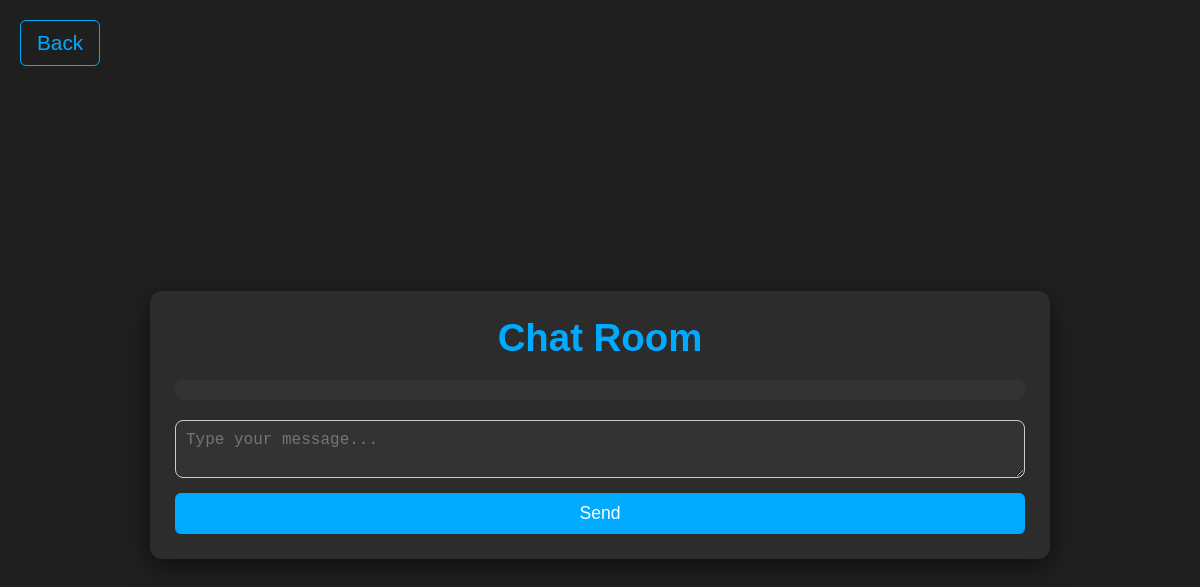
/chatroom, run on an earlier commit of the app's database.
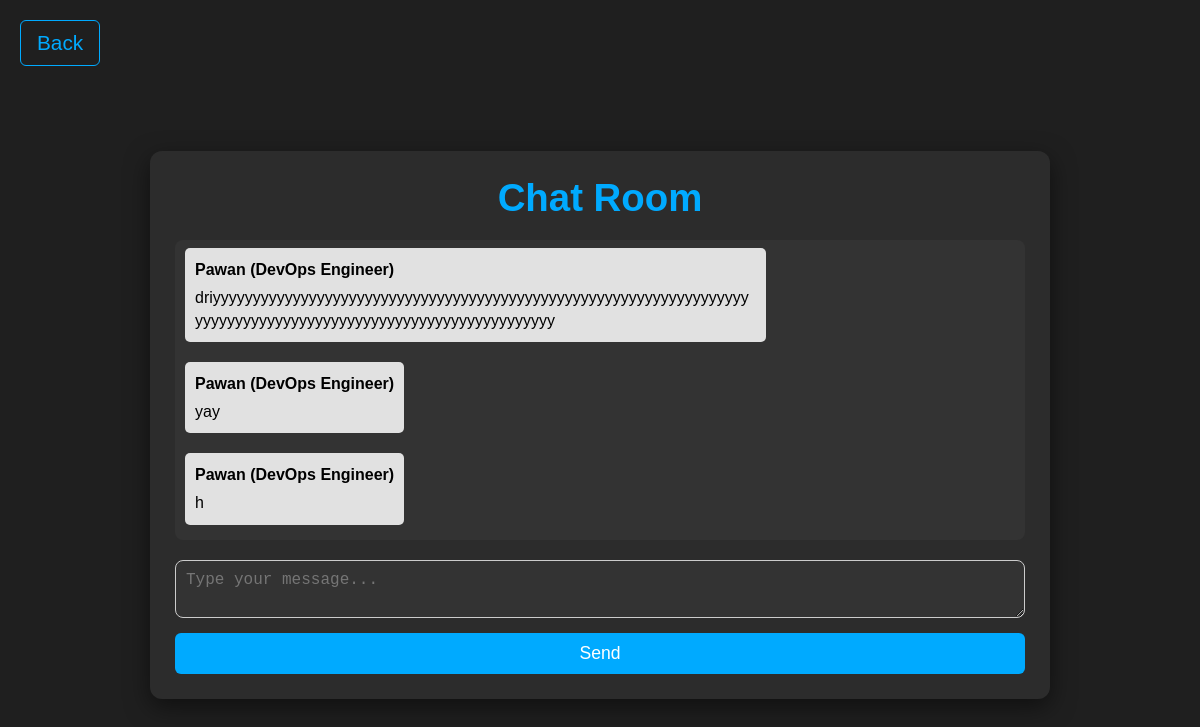
And on a later commit of the database.
### app.py (models this page shows, shortened)
class Chats(db.Model):
    id = db.Column(db.Integer, primary_key = True, autoincrement=True)
    name = db.Column(db.String, nullable = False)
    email = db.Column(db.String, nullable = False)
    message = db.Column(db.String, nullable = False)
    course = db.Column(db.String, nullable = False)

### app.py (the view)
@app.route('/chatroom', methods=['GET', 'POST'])
def chatroom():
    if request.method == "POST":
        user = User.query.filter(User.email == session['user_email']).first()
        new_message = Chats(
            email=session['user_email'],
            name=user.name,
            course=user.path,
            message=request.form['message']
        )
        try:
            db.session.add(new_message)
            db.session.commit()
            return redirect('/chatroom')
        except:
            "Failed to update"
    else:
        messages = Chats.query.order_by(Chats.id).all()
        return render_template('chatroom.html', messages=messages)

### templates/chatroom.html (shortened to what this page needs)
{% extends "base.html" %}
{% block head %}
<link rel="stylesheet" href="{{ url_for('static', filename='style_chatroom.css') }}">
{% endblock %}
{% block body %}
<a href="/" class="back-button">Back</a>
<div class="chatroom-container">
    <div class="chat-header">
        <h1>Chat Room</h1>
    </div>
    <div class="messages-container">
        {% for message in messages %}
        <div class="message {% if message.email == session['user_email'] %}user-message{% else %}other-message{% endif %}">
            <div class="message-header">
                <strong>{{ message.name }}</strong> ({{ message.course }})
            </div>
            <div class="message-content">
                {{ message.message }}
            </div>
        </div>
        {% endfor %}
    </div>
    <form method="POST" action="/chatroom" class="message-form" id="message-form">
        <textarea name="message" placeholder="Type your message..." id="message-input" required></textarea>
        <button type="submit" id="send-button">Send</button>
    </form>
</div>
{% endblock %}

### templates/base.html (shortened to what this page needs)
<!DOCTYPE html>
<html lang="en">
<head>
    {% block head %}{% endblock %}
</head>
<body>
    {% block body %}{% endblock %}
</body>
</html>

### static/style_chatroom.css (style rules this page uses)
* { margin: 0; padding: 0; box-sizing: border-box; }
body { font-family: 'Arial', sans-serif; background-color: #1f1f1f; color: #f1f1f1; display: flex; flex-direction: column; justify-content: center; align-items: center; min-height: 100vh; padding-top: 20px; }
.back-button { position: absolute; top: 20px; left: 20px; color: #00aaff; font-size: 1.3rem; text-decoration: none; padding: 10px 16px; border: 1px solid #00aaff; border-radius: 6px; background-color: transparent; transition: background-color 0.3s, color 0.3s, transform 0.2s; z-index: 10; }
.chatroom-container { width: 90%; max-width: 900px; background-color: #2c2c2c; border-radius: 12px; box-shadow: 0 8px 25px rgba(0, 0, 0, 0.5); padding: 25px; margin-top: 80px; margin-bottom: 50px; display: flex; flex-direction: column; height: 75%; }
.chat-header h1 { color: #00aaff; font-size: 2.4rem; font-weight: 700; margin-bottom: 20px; text-align: center; }
.messages-container { flex-grow: 1; overflow-y: auto; padding: 10px; margin-bottom: 20px; background-color: #333; border-radius: 8px; max-height: 300px; }
.message { margin-bottom: 15px; padding: 10px; border-radius: 8px; font-size: 1rem; line-height: 1.5; }
.other-message { background-color: #444; color: rgb(0, 0, 0); align-self: flex-start; }
.message-header { font-weight: bold; margin-bottom: 5px; }
.message-content { font-size: 1rem; line-height: 1.4; }
.message-form { display: flex; flex-direction: column; }
#message-input { width: 100%; padding: 10px; border-radius: 8px; border: 1px solid #ccc; background-color: #333; color: white; font-size: 1rem; margin-bottom: 15px; }
#send-button { padding: 10px 20px; background-color: #00aaff; color: white; border: none; border-radius: 6px; font-size: 1.1rem; cursor: pointer; transition: background-color 0.3s, transform 0.2s; width: 100%; }
.messages-container { display: flex; flex-direction: column; gap: 10px; padding: 10px; overflow-y: auto; }
.message { max-width: 70%; padding: 10px; border-radius: 5px; background-color: #f1f1f1; margin: 5px 0; word-wrap: break-word; }
.other-message { align-self: flex-start; background-color: #e1e1e1; }

What changed in the data, as far as the page shows it:
added Chats: name "Pawan", course "DevOps Engineer", message "driyyyyyyyyyyyyyyyyyyyyyyyyyyyyyyyyyyyyyyyyyyyyyyyyyyyyyyyyyyyyyyyyyyyyyyyyyyyyyyyyyyyyyyyyyyyyyyyyyyyyyyyyyyyyyyyy"
added Chats: name "Pawan", course "DevOps Engineer", message "yay"
added Chats: name "Pawan", course "DevOps Engineer", message "h"
